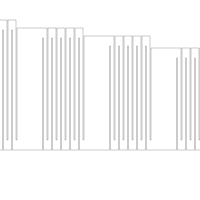

Source code (Python):
#!/usr/bin/python
import argparse
import drawsvg as draw
from numpy import array, sqrt, pi, log
from math import floor, ceil

#  Embroidery capacitor maker, import to inkscape to generate pes file
#**** Size unit is mm and capacitance is pF
class CapacitorMaker:

    def GenerateInterdigitalCapacitor(name, wire_length, capacitance, size = 0):
        d = draw.Drawing(200, 200, origin='center', displayInline=False)
        p = draw.Path(stroke_width=0.202, stroke='black', fill_opacity ="0")
        
        c = CapacitorMaker(capacitance, size)
        c.makeInterdigitalCapacitor(p, wire_length)
        d.append(p)
        d.save_svg(name + ".svg")  # Save to file

    def __init__(self, capacitance, size = 0):

        self.capacitance = capacitance
        self.size = size
        self.line_width = 0.202
        self.spacing = 2
        self.relative_permeability = 1
        self.pixel_scale = 3.77
        self.minimum_stitch_length = 2 * self.pixel_scale

    def makeInterdigitalCapacitor(self, path, wire_length, reverse = False):
        reverseF = -1 if reverse else 1
        if self.size > 0:
            n = floor((self.capacitance * self.line_width / ((self.relative_permeability + 1)*self.size) - 0.1) / 0.089 + 3)
            spacing = array([self.spacing*reverseF*self.pixel_scale, self.spacing*self.pixel_scale])
            line_width = 1
            spacing[0] = 8
            finger_length = 120
            path.M(-160, -160)
            path.L(-160, -70)
            path.L(-170, -70)
            path.L(-170, -80)
            path.L(-120, -80)
            lastPoint = array([-120, -80])
            for i in range(1,26):
                self.drawStitches(path, lastPoint[0], lastPoint[1],
                                        lastPoint[0], lastPoint[1] + finger_length)
                lastPoint[1] = lastPoint[1] + finger_length
                self.drawStitches(path, lastPoint[0], lastPoint[1],
                                        lastPoint[0] + line_width, lastPoint[1])
                lastPoint[0] = lastPoint[0] + line_width
                if i == 5:
                    finger_length = 112
                    spacing[0] = 30
                if i == 10:
                    finger_length = 104
                    spacing[0] = 30
                if i == 15:
                    finger_length = 92
                    spacing[0] = 30
                if i == 20:
                    finger_length = 80
                    spacing[0] = 30
                self.drawStitches(path, lastPoint[0], lastPoint[1],
                                        lastPoint[0], lastPoint[1] - finger_length)
                lastPoint[1] = lastPoint[1] - finger_length
                self.drawStitches(path, lastPoint[0], lastPoint[1],
                                        lastPoint[0]+ spacing[0], lastPoint[1])
                lastPoint[0] = lastPoint[0]+ spacing[0]
                spacing[0] = 8
            
            path.M(-160, 50)
            path.L(-170, 50)
            path.L(-170, 60)
            path.L(-160, 60)
            path.L(-160, 50)
            path.L(-124.5, 50)
            lastPoint = array([-124.5, 50])
            finger_length = 120
            for i in range(1,26):
                self.drawStitches(path, lastPoint[0], lastPoint[1],
                                        lastPoint[0], lastPoint[1] - finger_length)
                lastPoint[1] = lastPoint[1] - finger_length
                self.drawStitches(path, lastPoint[0], lastPoint[1],
                                        lastPoint[0] + line_width, lastPoint[1])
                lastPoint[0] = lastPoint[0] + line_width
                self.drawStitches(path, lastPoint[0], lastPoint[1],
                                        lastPoint[0], lastPoint[1] + finger_length)
                lastPoint[1] = lastPoint[1] + finger_length
                if i == 5:
                    finger_length = 112 
                    spacing[0] = 30
                if i == 10:
                    finger_length = 104
                    spacing[0] = 30
                if i == 15:
                    finger_length = 92
                    spacing[0] = 30
                if i == 20:
                    finger_length = 80
                    spacing[0] = 30
                self.drawStitches(path, lastPoint[0], lastPoint[1],
                                        lastPoint[0] + spacing[0], lastPoint[1])
                lastPoint[0] = lastPoint[0] + spacing[0]
                spacing[0] = 8            
        else:
            raise Exception("size must be > 0")
        

    def drawStitches(self, p, x1, y1, x2, y2):
        dx = x2 - x1
        dy = y2 - y1
        length = sqrt((dx**2) + (dy**2))
        
        stitches = length/self.minimum_stitch_length

        # print("stitches", stitches)
        for i in range(1, floor(stitches)):
            
            p.L(x1 + dx/stitches*i, y1 + dy/stitches*i)
        p.L(x2, y2)

    


if __name__=="__main__":
    CapacitorMaker.GenerateInterdigitalCapacitor("keyboard", 20, 100, 20)


    
